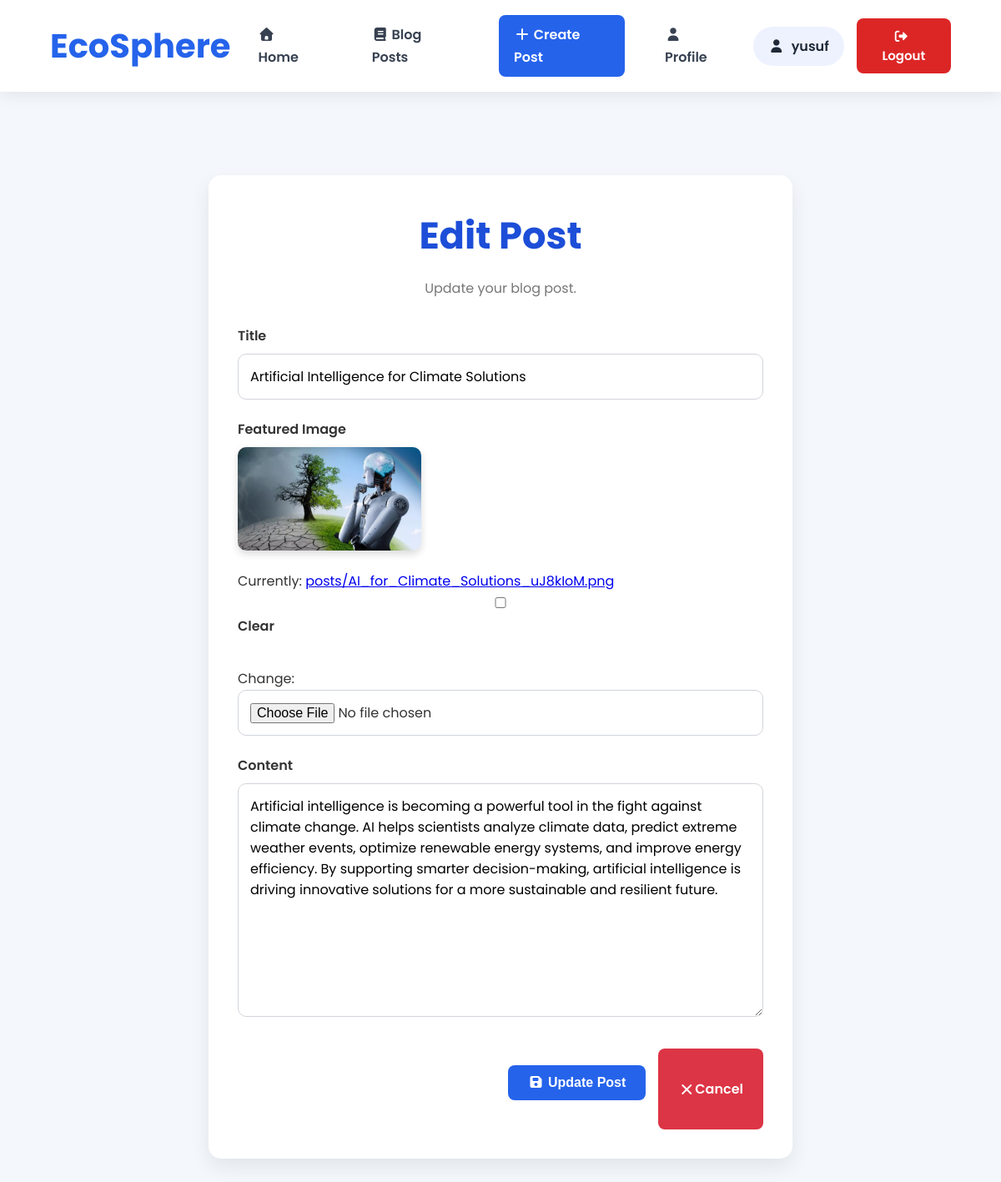
The page /posts/16/edit/ (signed in) on the database its author committed.
### post/models.py (models this page shows, shortened)
class Post(models.Model):
    title = models.CharField(max_length=50)
    content = models.TextField(max_length=2000)
    image = models.ImageField(
        upload_to="posts/",
        null=True,
        blank=True
    )
    created_at = models.DateTimeField(auto_now_add=True)
    updated_at = models.DateTimeField(auto_now=True)

### post/views.py (the view)
@login_required
def edit_post(request, post_id):
    post = get_object_or_404(Post, id=post_id)
    if request.method == "POST":
        form = PostForm(
            request.POST,
            request.FILES,
            instance=post
        )
        if form.is_valid():
            form.save()
            return redirect("all_posts")
    else:
        form = PostForm(instance=post)
    return render(
        request,
        "edit_post.html",
        {
            "form": form,
            "post": post
        }
    )

### post/forms.py (shortened to what this page needs)
class PostForm(forms.ModelForm):
    class Meta:
        model = Post
        fields = ["title", "content", "image"]
        widgets = {
            "title": forms.TextInput(
                attrs={
                    "placeholder": "Enter post title",
                    "class": "form-control"
                }
            ),
            "content": forms.Textarea(
                attrs={
                    "placeholder": "Write your post here...",
                    "rows": 10,
                    "class": "form-control"
                }
            ),
            "image": forms.ClearableFileInput(
                attrs={
                    "class": "form-control"
                }
            ),
        }

### post/templates/edit_post.html (shortened to what this page needs)
{% extends "base.html" %}
{% load static %}
{% block content %}
<div class="form-container">
    <h1>Edit Post</h1>
    <p class="form-subtitle">
        Update your blog post.
    </p>
    <form method="POST" enctype="multipart/form-data">
        <div class="form-group">
            <label for="{{ form.title.id_for_label }}">
                Title
            </label>
            {{ form.title }}
        </div>
        <div class="form-group">
            <label for="{{ form.image.id_for_label }}">
                Featured Image
            </label>
            {% if post.image %}
                <div style="margin-bottom:15px;">
                    <img src="{{ post.image.url }}"
                         alt="{{ post.title }}"
                         style="width:220px;
                                border-radius:10px;
                                box-shadow:0 4px 10px rgba(0,0,0,.15);">
                </div>
            {% endif %}
            {{ form.image }}
        </div>
        <div class="form-group">
            <label for="{{ form.content.id_for_label }}">
                Content
            </label>
            {{ form.content }}
        </div>
        <div class="button-group">
            <button type="submit" class="create-btn">
                <i class="fa-solid fa-floppy-disk"></i>
                Update Post
            </button>
            <a href="{% url 'all_posts' %}" class="cancel-btn">
                <i class="fa-solid fa-xmark"></i>
                Cancel
            </a>
        </div>
    </form>
</div>
{% endblock %}

### general/templates/base.html (shortened to what this page needs)
{% load static %}
<!DOCTYPE html>
<html lang="en">
<head>
    <link rel="stylesheet" href="{% static 'css/main.css' %}">
    <link rel="stylesheet"
          href="https://cdnjs.cloudflare.com/ajax/libs/font-awesome/7.3.0/css/all.min.css">
</head>
<body>
<header class="landing-navbar">
    <div class="logo">
        <a href="{% url 'index_page' %}">
            EcoSphere
        </a>
    </div>
    <nav>
        <a href="{% url 'index_page' %}" class="nav-btn">
            <i class="fa-solid fa-house"></i>
            Home
        </a>
        <a href="{% url 'all_posts' %}" class="nav-btn">
            <i class="fa-solid fa-book"></i>
            Blog Posts
        </a>
        <a href="{% url 'create_post' %}" class="nav-btn create-nav-btn">
            <i class="fa-solid fa-plus"></i>
            Create Post
        </a>
        <a href="{% url 'profile' %}" class="nav-btn">
            <i class="fa-solid fa-user"></i>
            Profile
        </a>
        {% if request.user.is_authenticated %}
            <span class="welcome-user">
                <i class="fa-solid fa-user"></i>
                {{ request.user.username }}
            </span>
            <form action="{% url 'logout' %}" method="POST">
                <button type="submit" class="logout-btn">
                    <i class="fa-solid fa-right-from-bracket"></i>
                    Logout
                </button>
            </form>
        {% endif %}
    </nav>
</header>
<main>
    {% block content %}
    {% endblock %}
</main>
</body>
</html>

### post/static/css/main.css (style rules this page uses)
* { margin: 0; padding: 0; box-sizing: border-box; }
body { font-family:"Poppins",sans-serif; background:#f4f7fb; color:#333; margin:0; padding:0; line-height:1.7; }
h1 { text-align: center; color: #2c3e50; margin-bottom: 10px; font-size: 2.8rem; }
p { margin-bottom: 20px; }
.create-btn { display: inline-block; margin: 20px 0 35px; padding: 12px 24px; background-color: #0077cc; color: #fff; text-decoration: none; font-weight: 600; border-radius: 8px; transition: background-color 0.3s ease, transform 0.2s ease; }
.form-container { max-width: 700px; margin: 40px auto; padding: 30px; background: #fff; border-radius: 10px; box-shadow: 0 5px 15px rgba(0,0,0,0.08); }
.form-group { margin-bottom: 20px; }
label { display: block; font-weight: 600; margin-bottom: 8px; }
input, textarea { width: 100%; padding: 12px; border: 1px solid #ccc; border-radius: 8px; font-size: 16px; font-family: inherit; }
textarea { resize: vertical; min-height: 200px; }
.form-container { max-width:700px; margin:50px auto; background:#fff; padding:35px; border-radius:15px; box-shadow:0 10px 25px rgba(0,0,0,.08); }
.form-container h1 { text-align:center; color:#1d4ed8; margin-bottom:10px; }
.form-subtitle { text-align:center; color:#777; margin-bottom:30px; }
.form-group { margin-bottom:22px; }
.form-group label { display:block; margin-bottom:8px; font-weight:600; }
.form-group input, .form-group textarea { width:100%; padding:14px; border:1px solid #d1d5db; border-radius:10px; font-size:16px; transition:.3s; }
.form-group textarea { min-height:220px; resize:vertical; }
.button-group { display:flex; justify-content:flex-end; gap:15px; margin-top:30px; }
.create-btn { background:#2563eb; color:#fff; border:none; padding:12px 24px; border-radius:8px; cursor:pointer; font-size:16px; font-weight:600; transition:.3s; }
.cancel-btn { display:inline-flex; align-items:center; justify-content:center; padding:12px 24px; background:#dc3545; color:#fff; text-decoration:none; border-radius:8px; font-weight:600; transition:.3s; }
.landing-navbar { display:flex; justify-content:space-between; align-items:center; padding:20px 0; }
.logo { font-size:32px; font-weight:bold; color:#2563eb; }
.nav-btn { text-decoration:none; color:#444; margin-left:15px; font-weight:600; transition:.3s; }
.create-nav-btn { background:#2563eb; color:white; padding:12px 22px; border-radius:8px; }
.logout-btn { background:#dc3545; color:white; text-decoration:none; padding:12px 22px; border-radius:8px; font-weight:600; transition:.3s; }
.landing-navbar { position:sticky; top:0; left:0; width:100%; background:#ffffff; display:flex; justify-content:space-between; align-items:center; padding:18px 60px; box-shadow:0 4px 18px rgba(0,0,0,.08); z-index:999; }
.logo a { text-decoration:none; color:#2563eb; font-size:40px; font-weight:700; }
.landing-navbar nav { display:flex; align-items:center; gap:15px; }
.nav-btn { text-decoration:none; color:#374151; font-weight:600; padding:10px 18px; border-radius:8px; transition:.3s; }
.create-nav-btn { background:#2563eb; color:white; }
.welcome-user { display:flex; align-items:center; gap:8px; background:#eef2ff; padding:10px 18px; border-radius:25px; font-weight:600; color:#1f2937; }
.landing-navbar form { margin:0; }
.logout-btn { background:#dc2626; color:white; border:none; padding:10px 18px; border-radius:8px; font-size:15px; font-family:inherit; cursor:pointer; transition:.3s; }
.logout-btn i { margin-right:6px; }
main { padding:50px; }

### rows shown on the page
Post: title "Artificial Intelligence for Climate Solutions", image (picture), content "Artificial intelligence is becoming a powerful tool in the fight against climate change. AI helps scientists analyze climate data, predict extreme weather events, optimize renewable energy systems, and improve energy efficiency. By supporting smarter decision-making, artificial intelligence is driving innovative solutions for a more sustainable and resilient future."

### other values the page prints
{{ request.user.username }} "yusuf"
